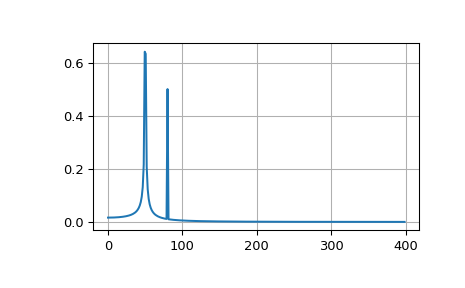

Source code (Python):
from scipy.fft import fft, fftfreq
# Number of sample points
N = 600
# sample spacing
T = 1.0 / 800.0
x = np.linspace(0.0, N*T, N, endpoint=False)
y = np.sin(50.0 * 2.0*np.pi*x) + 0.5*np.sin(80.0 * 2.0*np.pi*x)
yf = fft(y)
xf = fftfreq(N, T)[:N//2]
import matplotlib.pyplot as plt
plt.plot(xf, 2.0/N * np.abs(yf[0:N//2]))
plt.grid()
plt.show()
